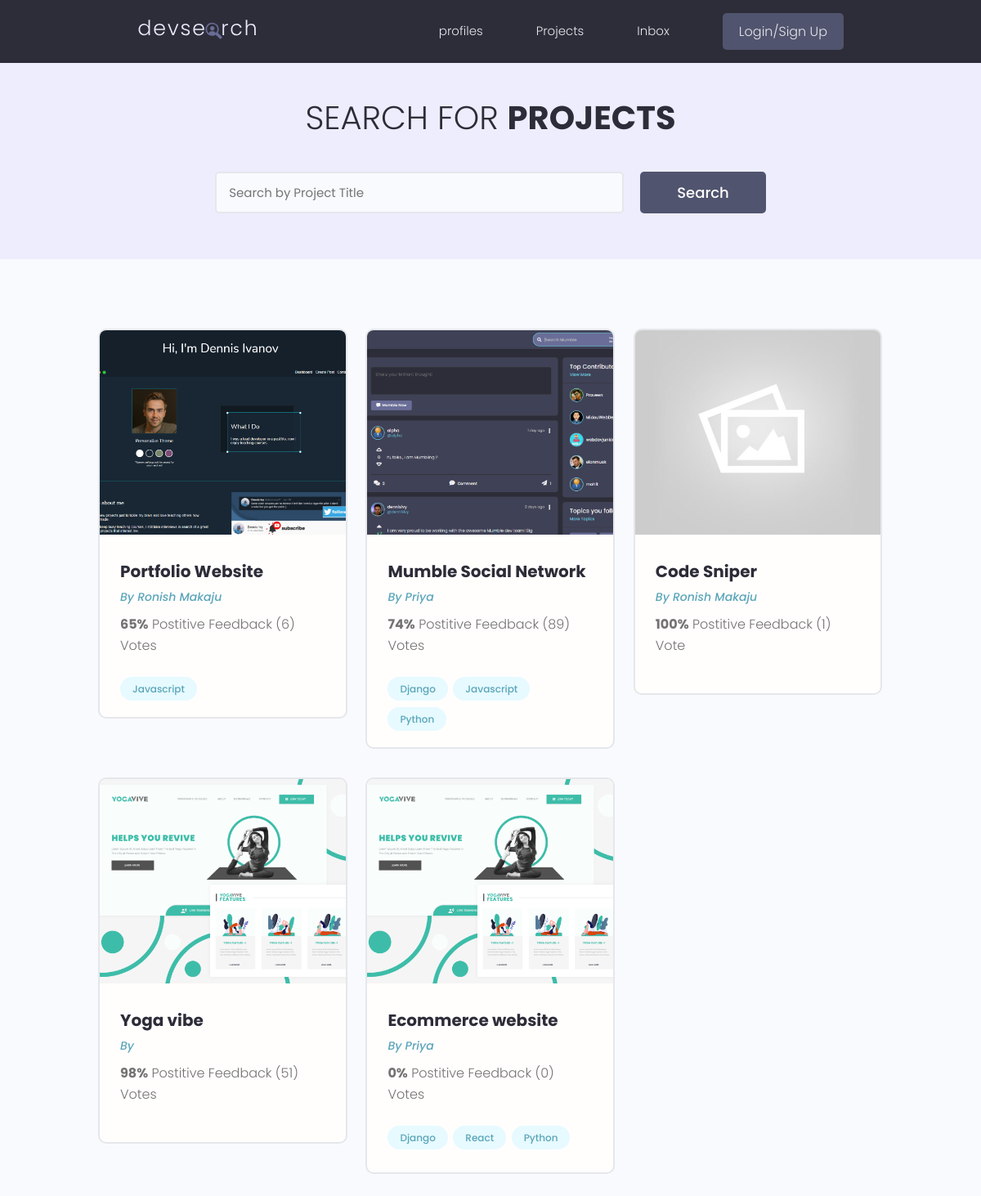
The page /projects/ on the database as committed earlier.
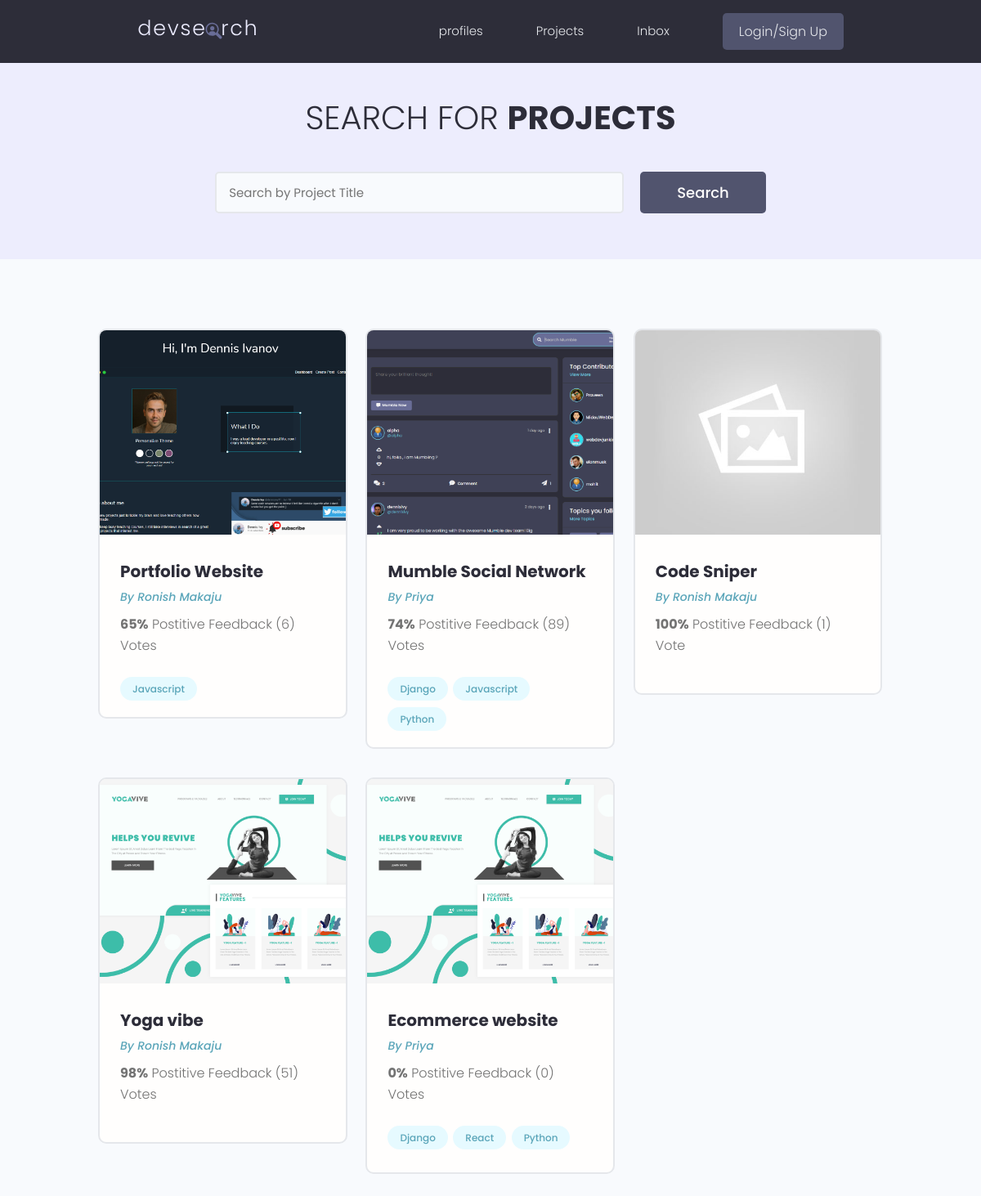
The same page on the database as committed later.
### projects/models.py (models this page shows, shortened)
class Project(models.Model):
    owner = models.ForeignKey(Profile, null=True, blank=True, on_delete=models.SET_NULL)
    title = models.CharField(max_length=200)
    description = models.TextField(null=True, blank=True)
    featured_image = models.ImageField(null=True, blank=True, default="default.jpg")
    demo_link = models.CharField(max_length=2000, blank=True, null=True)
    source_link = models.CharField(max_length=2000, null=True, blank=True)
    tags = models.ManyToManyField(
        "Tag", blank=True
    )  # tag class mathi bhako bhaye cotes chai daina
    vote_total = models.IntegerField(default=0, null=True, blank=True)
    vote_ratio = models.IntegerField(default=0, null=True, blank=True)
    created = models.DateTimeField(auto_now_add=True)
    id = models.UUIDField(
        default=uuid.uuid4, unique=True, primary_key=True, editable=False
    )

### users/models.py (models this page shows, shortened)
class Profile(models.Model):
    user = models.OneToOneField(User, on_delete=models.CASCADE, null=True, blank=True)
    name = models.CharField(max_length=200, blank=True, null=True)
    username = models.CharField(max_length=200, blank=True, null=True)
    location = models.CharField(max_length=200, blank=True, null=True)
    email = models.EmailField(max_length=500, blank=True, null=True)
    short_intro = models.CharField(max_length=200, blank=True, null=True)
    bio = models.TextField(blank=True, null=True)
    profile_image = models.ImageField(
        null=True,
        blank=True,
        upload_to="profiles/",
        default="profiles/user-default.png",
    )
    Social_github = models.CharField(max_length=200, blank=True, null=True)
    Social_twitter = models.CharField(max_length=200, blank=True, null=True)
    Social_linkedin = models.CharField(max_length=200, blank=True, null=True)
    Social_youtube = models.CharField(max_length=200, blank=True, null=True)
    Social_website = models.CharField(max_length=200, blank=True, null=True)
    id = models.UUIDField(
        default=uuid.uuid4, unique=True, primary_key=True, editable=False
    )
    created = models.DateTimeField(auto_now_add=True)

### projects/views.py (the view)
# urls.py: path("projects/", include("projects.urls")),
def projects(request):
    projects = Project.objects.all()
    page = "Project "
    number = 10
    rangee = [i for i in range(1, 11)]
    print(page)
    context = {
        "Page": page,
        "Number": number,
        "projectsList": projects,
        "range": rangee,
    }
    return render(request, "projects/projects.html", context)

### projects/models.py (called while the page is built)
    def __str__(self):
        return self.name

### projects/templates/projects/projects.html (shortened to what this page needs)
{% extends 'main.html'%}
{% block content%}
<main class="projects">
    <section class="hero-section text-center">
        <div class="container container--narrow">
            <div class="hero-section__box">
                <h2>Search for <span>Projects</span></h2>
            </div>
            <div class="hero-section__search">
                <form class="form" action="#" method="get">
                    <div class="form__field">
                        <input class="input input--text" id="formInput#search" type="text" name="text"
                            placeholder="Search by Project Title" />
                    </div>
                    <input class="btn btn--sub btn--lg" type="submit" value="Search" />
                </form>
            </div>
        </div>
    </section>
    <section class="projectsList">
        <div class="container">
            <div class="grid grid--three">
                {% for projectsList in projectsList%}
                <div class="column">
                    <div class="card project">
                        <a href="{%url 'project' projectsList.id%}" class="project">
                            <img class="project__thumbnail" src="{{projectsList.featured_image.url}}"
                                alt="project thumbnail" />
                            <div class="card__body">
                                <h3 class="project__title">{{projectsList.title}}</h3>
                                <p><a class="project__author" href="{%url 'user-profile' projectsList.owner.id %}">By
                                        {{projectsList.owner.name}}</a></p>
                                <p class="project--rating">
                                    <span style="font-weight: bold;">{{projectsList.vote_ratio}}%</span> Postitive
                                    Feedback ({{projectsList.vote_total}}) Vote{{projectsList.vote_total|pluralize:"s"}}
                                </p>
                                <div class="project__tags">
                                    {%for tags in projectsList.tags.all%}
                                    <span class="tag tag--pill tag--main">
                                        <small>{{tags}}</small>
                                    </span>
                                    {%endfor%}
                                </div>
                            </div>
                        </a>
                    </div>
                </div>
                {%endfor%}
            </div>
        </div>
    </section>
</main>
{% endblock content %}

Rows that differ between the two databases and show on the page:
changed Project "Yoga vibe": owner.name (not shown) → "Ronish Makaju"
